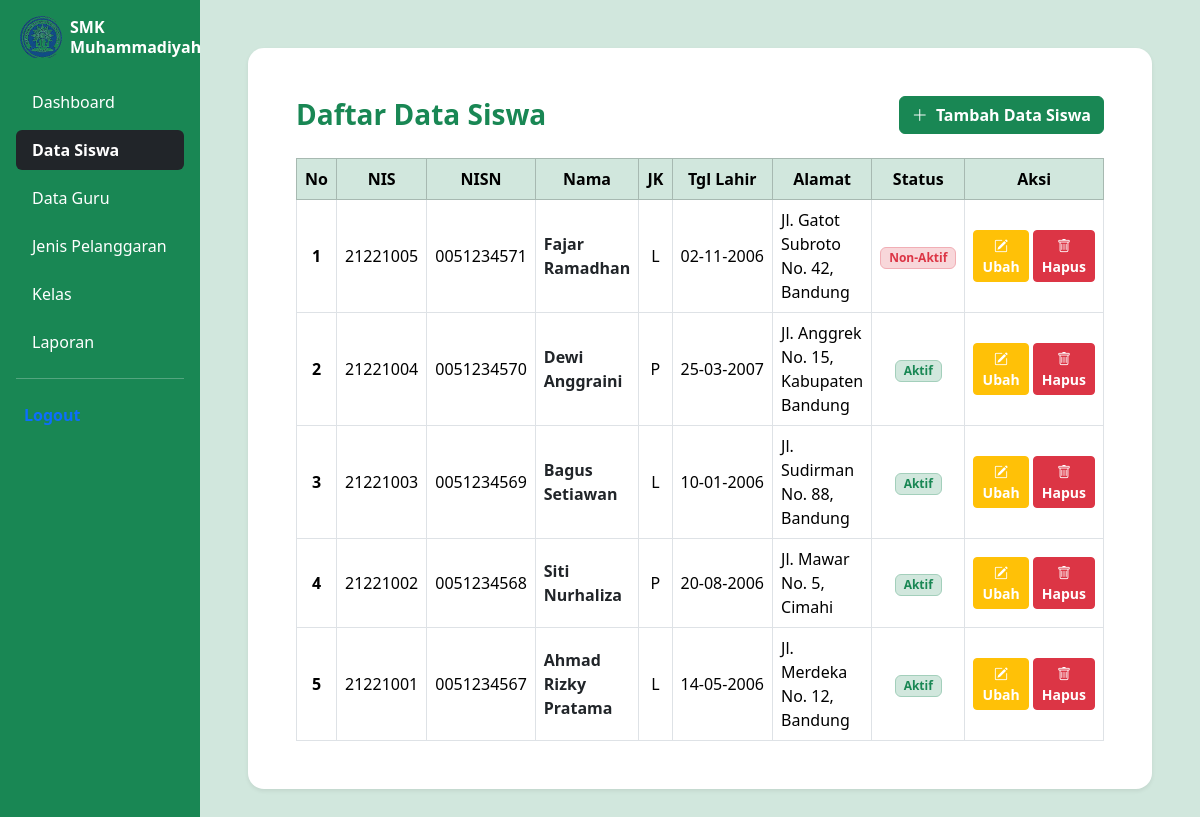
/proses/siswa.php (signed in), run on the app's committed database.
### tables this page shows
CREATE TABLE `t_siswa` (
  `id` int(11) NOT NULL,
  `nis` varchar(30) NOT NULL,
  `nisn` varchar(20) NOT NULL,
  `nama` varchar(150) NOT NULL,
  `jenis_kelamin` char(1) NOT NULL,
  `tgl_lahir` date NOT NULL,
  `alamat` text NOT NULL,
  `status_aktif` tinyint(1) NOT NULL,
  `created_at` timestamp NOT NULL DEFAULT current_timestamp(),
  `updated_at` timestamp NOT NULL DEFAULT current_timestamp()
);

### proses/siswa.php (the view, shortened to what this page needs)
<?php
include "../config/koneksi.php";
?>
<!DOCTYPE html>
<html lang="id">
<head>
    <link href="https://cdn.jsdelivr.net/npm/bootstrap@5.3.3/dist/css/bootstrap.min.css" rel="stylesheet">
    <link rel="stylesheet" href="https://cdn.jsdelivr.net/npm/bootstrap-icons@1.11.0/font/bootstrap-icons.css">
</head>
<body class="bg-success-subtle">
<div class="container-fluid">
    <div class="row min-vh-100">
        <div class="col-md-3 col-lg-2 bg-success text-white p-3">
            <div class="d-flex align-items-center gap-2 mb-4 px-1">
                <img src="../logo smk muhamadiyah.png" alt="Logo SMK" class="img-fluid" style="width: 42px; height: 42px; object-fit: contain;">
                <h5 class="fw-bold fs-6 mb-0 text-white lh-sm">
                    SMK<br>Muhammadiyah
                </h5>
            </div>
            <div class="nav nav-pills flex-column gap-2">
                <a href="../dashboard.php" class="nav-link text-white bg-success-emphasis">Dashboard</a>
                <a href="siswa.php" class="nav-link active bg-dark fw-bold">Data Siswa</a>
                <a href="../guru/tambah_data_guru.php" class="nav-link text-white bg-success-emphasis">Data Guru</a>
                <a href="menu2.php" class="nav-link text-white bg-success-emphasis">Jenis Pelanggaran</a>
                <a href="menu3.php" class="nav-link text-white bg-success-emphasis">Kelas</a>
                <a href="menu4.php" class="nav-link text-white bg-success-emphasis">Laporan</a>
                <hr class="text-white my-2">
                <a href="logout.php" class="nav-link text-primary fw-semibold px-2">Logout</a>
            </div>
        </div>
        <div class="col-md-9 col-lg-10 p-4 p-md-5">
            <div class="card border-0 shadow-sm bg-white rounded-4">
                <div class="card-body p-4 p-md-5">
                    <div class="d-flex justify-content-between align-items-center mb-4">
                        <h3 class="fw-bold text-success mb-0">Daftar Data Siswa</h3>
                        <a href="tambah_data_siswa.php" class="btn btn-success fw-semibold">
                            <i class="bi bi-plus-lg me-1"></i> Tambah Data Siswa
                        </a>
                    </div>
                    <div class="table-responsive">
                        <table class="table table-hover table-bordered align-middle mb-0">
                            <thead class="table-success text-center">
                                <tr>
                                    <th scope="col" style="width: 50px;">No</th>
                                    <th scope="col">NIS</th>
                                    <th scope="col">NISN</th>
                                    <th scope="col">Nama</th>
                                    <th scope="col" style="width: 60px;">JK</th>
                                    <th scope="col">Tgl Lahir</th>
                                    <th scope="col">Alamat</th>
                                    <th scope="col" style="width: 100px;">Status</th>
                                    <th scope="col" style="width: 160px;">Aksi</th>
                                </tr>
                            </thead>
                            <tbody>
                                <?php
                                $no = 1;
                                $query = mysqli_query($koneksi, "SELECT * FROM t_siswa ORDER BY id DESC");
                                if (mysqli_num_rows($query) > 0) {
                                    while ($data = mysqli_fetch_assoc($query)) {
                                ?>
                                        <tr>
                                            <td class="text-center fw-semibold"><?= $no++; ?></td>
                                            <td><?= htmlspecialchars($data['nis']); ?></td>
                                            <td><?= htmlspecialchars($data['nisn']); ?></td>
                                            <td class="fw-bold text-dark"><?= htmlspecialchars($data['nama']); ?></td>
                                            <td class="text-center"><?= htmlspecialchars($data['jenis_kelamin']); ?></td>
                                            <td class="text-nowrap"><?= date('d-m-Y', strtotime($data['tgl_lahir'])); ?></td>
                                            <td><?= htmlspecialchars($data['alamat']); ?></td>
                                            <td class="text-center">
                                                <?php if ($data['status_aktif'] == 1 || $data['status_aktif'] == '1'): ?>
                                                    <span class="badge bg-success-subtle text-success border border-success-subtle px-2 py-1">Aktif</span>
                                                <?php else: ?>
                                                    <span class="badge bg-danger-subtle text-danger border border-danger-subtle px-2 py-1">Non-Aktif</span>
                                                <?php endif; ?>
                                            </td>
                                            <td class="text-center">
                                                <div class="d-flex justify-content-center gap-1">
                                                    <a href="edit_siswa.php?id=<?= $data['id']; ?>" class="btn btn-warning btn-sm text-white fw-semibold">
                                                        <i class="bi bi-pencil-square"></i> Ubah
                                                    </a>
                                                    <a href="siswa.php?hapus=<?= $data['id']; ?>"
                                                       class="btn btn-danger btn-sm fw-semibold"
                                                       onclick="return confirm('Apakah Anda yakin ingin menghapus data ini?');">
                                                        <i class="bi bi-trash"></i> Hapus
                                                    </a>
                                                </div>
                                            </td>
                                        </tr>
                                <?php
                                    }
                                } else {
                                    echo "<tr><td colspan='9' class='text-center py-4 text-muted'>Belum ada data siswa.</td></tr>";
                                }
                                ?>
                            </tbody>
                        </table>
                    </div>
                </div>
            </div>
        </div>
    </div>
</div>
</body>
</html>

### data on the page
t_siswa: nis "21221005", nisn "0051234571", nama "Fajar Ramadhan", jenis_kelamin "L", tgl_lahir "02-11-2006", alamat "Jl. Gatot Subroto No. 42, Bandung", status_aktif "Non-Aktif"
t_siswa: nis "21221004", nisn "0051234570", nama "Dewi Anggraini", jenis_kelamin "P", tgl_lahir "25-03-2007", alamat "Jl. Anggrek No. 15, Kabupaten Bandung", status_aktif "Aktif"
t_siswa: nis "21221003", nisn "0051234569", nama "Bagus Setiawan", jenis_kelamin "L", tgl_lahir "10-01-2006", alamat "Jl. Sudirman No. 88, Bandung", status_aktif "Aktif"
t_siswa: nis "21221002", nisn "0051234568", nama "Siti Nurhaliza", jenis_kelamin "P", tgl_lahir "20-08-2006", alamat "Jl. Mawar No. 5, Cimahi", status_aktif "Aktif"
t_siswa: nis "21221001", nisn "0051234567", nama "Ahmad Rizky Pratama", jenis_kelamin "L", tgl_lahir "14-05-2006", alamat "Jl. Merdeka No. 12, Bandung", status_aktif "Aktif"
